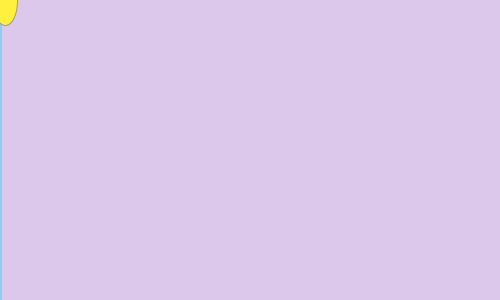
Frame 1 (no input)
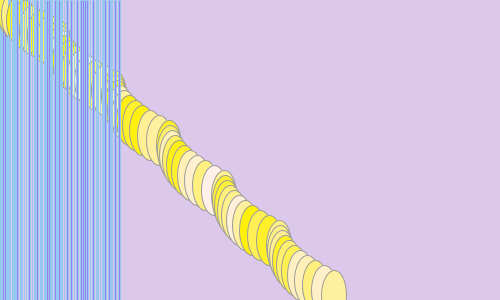
Frame 60 (the mouse pressed at the canvas centre just before this capture)
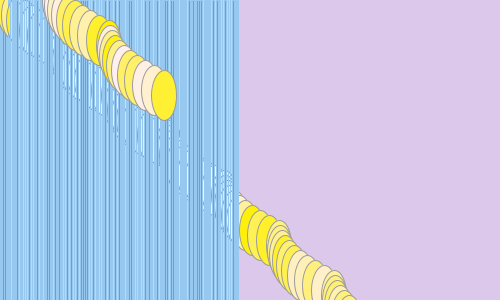
Frame 120 (the mouse held since frame 60 and released just before this capture)

The Processing sketch that drew these frames (run headless with seeded random() and noise(); from frame 60 on, the mouse is pressed at the canvas centre):

// Processing sketch: processing_72157
// ── processing_72157.pde

int circleX =5;
int circleY =0;
float rectX =0;
float rectY =0;

void setup () {
  size(500,300);
  background (220,200,235);
  frameRate (44);
  smooth();
}
void draw () {
  stroke(150,200,240);
  fill(150,130,240);
  rect(rectX,rectY,random(3),300);
  rectX = rectX +2;
  rectX = rectX % width;
  stroke(155);
  fill (255,240,random(250));
  ellipse(circleX,circleY,25,50);
  circleX = circleX + (frameCount % 10);
  circleX =circleX + 1;
  circleX = circleX % width;
  circleY = circleY +5;
  circleY = circleY % width;
}
